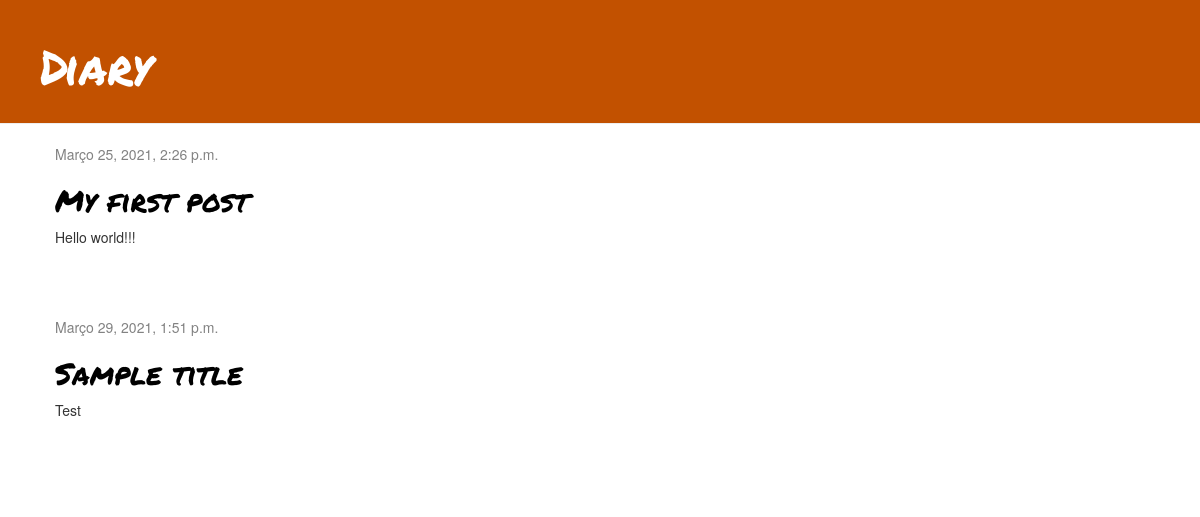
/, run on an earlier commit of the app's database.
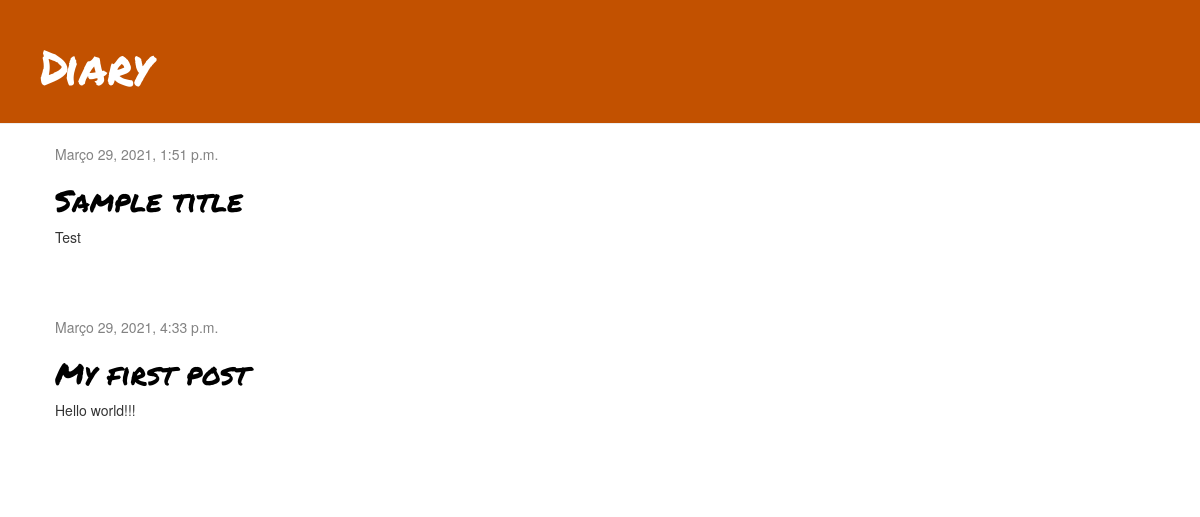
And on a later commit of the database.
### blog/models.py (models this page shows, shortened)
class Post(models.Model):
    author = models.ForeignKey(settings.AUTH_USER_MODEL, on_delete=models.CASCADE)
    title = models.CharField(max_length=200)
    text = models.TextField()
    created_date = models.DateTimeField(default=timezone.now)
    published_date = models.DateTimeField(blank=True, null=True)

### blog/views.py (the view)
# urls.py: path('', views.post_list, name='post_list'),
def post_list(request):
    posts = Post.objects.filter(published_date__lte=timezone.now()).order_by('published_date')
    return render(request, 'blog/post_list.html', {'posts': posts})

### blog/templates/blog/post_list.html
{% extends 'blog/base.html' %}
{% block content %}
    {% for post in posts %}
        <div class="post">
            <div class="date">
                {{ post.published_date }}
            </div>
            <h2><a href="">{{ post.title }}</a></h2>
            <p>{{ post.text|linebreaksbr }}</p>
        </div>
    {% endfor %}
{% endblock %}

What changed in the data, as far as the page shows it:
shown differently, row unchanged: Post "Sample title": moves up the list
changed Post "My first post": published_date "Março 25, 2021, 2:26 p.m." → "Março 29, 2021, 4:33 p.m."
